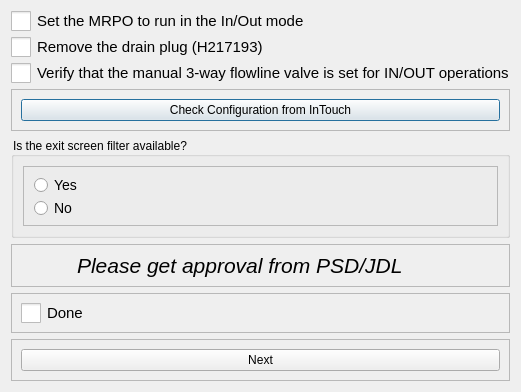
<?xml version="1.0" encoding="UTF-8"?>
<ui version="4.0">
 <class>Dialog</class>
 <widget class="QDialog" name="Dialog">
  <property name="geometry">
   <rect>
    <x>0</x>
    <y>0</y>
    <width>517</width>
    <height>391</height>
   </rect>
  </property>
  <property name="windowTitle">
   <string>Dialog</string>
  </property>
  <layout class="QVBoxLayout" name="verticalLayout">
   <item>
    <widget class="QCheckBox" name="checkBox_1">
     <property name="enabled">
      <bool>true</bool>
     </property>
     <property name="styleSheet">
      <string notr="true">QCheckBox {
    font-size: 15px; /* Larger text */
}
QCheckBox::indicator {
    width: 20px; /* Larger checkbox square */
    height: 20px; /* Larger checkbox square */
}</string>
     </property>
     <property name="text">
      <string>Set the MRPO to run in the In/Out mode</string>
     </property>
    </widget>
   </item>
   <item>
    <widget class="QCheckBox" name="checkBox_2">
     <property name="enabled">
      <bool>true</bool>
     </property>
     <property name="styleSheet">
      <string notr="true">QCheckBox {
    font-size: 15px; /* Larger text */
}
QCheckBox::indicator {
    width: 20px; /* Larger checkbox square */
    height: 20px; /* Larger checkbox square */
}</string>
     </property>
     <property name="text">
      <string>Remove the drain plug (H217193)</string>
     </property>
    </widget>
   </item>
   <item>
    <widget class="QCheckBox" name="checkBox_3">
     <property name="enabled">
      <bool>true</bool>
     </property>
     <property name="styleSheet">
      <string notr="true">QCheckBox {
    font-size: 15px; /* Larger text */
}
QCheckBox::indicator {
    width: 20px; /* Larger checkbox square */
    height: 20px; /* Larger checkbox square */
}</string>
     </property>
     <property name="text">
      <string>Verify that the manual 3-way flowline valve is set for IN/OUT operations</string>
     </property>
    </widget>
   </item>
   <item>
    <widget class="QFrame" name="frame_5">
     <property name="frameShape">
      <enum>QFrame::Shape::StyledPanel</enum>
     </property>
     <property name="frameShadow">
      <enum>QFrame::Shadow::Raised</enum>
     </property>
     <layout class="QVBoxLayout" name="verticalLayout_3">
      <item>
       <widget class="QPushButton" name="pushButton">
        <property name="text">
         <string>Check Configuration from InTouch</string>
        </property>
       </widget>
      </item>
     </layout>
    </widget>
   </item>
   <item>
    <widget class="QGroupBox" name="groupBox_1">
     <property name="styleSheet">
      <string notr="true">QGroupBox::title {
    font-size: 16px;
}
</string>
     </property>
     <property name="title">
      <string>Is the exit screen filter available?</string>
     </property>
     <property name="checkable">
      <bool>false</bool>
     </property>
     <property name="checked">
      <bool>false</bool>
     </property>
     <layout class="QVBoxLayout" name="verticalLayout_11">
      <item>
       <widget class="QFrame" name="Radio_Frame_1">
        <property name="frameShape">
         <enum>QFrame::Shape::StyledPanel</enum>
        </property>
        <property name="frameShadow">
         <enum>QFrame::Shadow::Raised</enum>
        </property>
        <layout class="QVBoxLayout" name="verticalLayout_12">
         <item>
          <widget class="QRadioButton" name="radioButton_1">
           <property name="styleSheet">
            <string notr="true">QRadioButton{
    font-size: 14px; /* Larger text */
}
QRadioButton::indicator {
    width: 15px; /* Larger checkbox square */
    height: 15px; /* Larger checkbox square */
}</string>
           </property>
           <property name="text">
            <string>Yes</string>
           </property>
          </widget>
         </item>
         <item>
          <widget class="QRadioButton" name="radioButton_2">
           <property name="styleSheet">
            <string notr="true">QRadioButton{
    font-size: 14px; /* Larger text */
}
QRadioButton::indicator {
    width: 15px; /* Larger checkbox square */
    height: 15px; /* Larger checkbox square */
}</string>
           </property>
           <property name="text">
            <string>No</string>
           </property>
          </widget>
         </item>
        </layout>
       </widget>
      </item>
     </layout>
    </widget>
   </item>
   <item>
    <widget class="QFrame" name="frame_12">
     <property name="frameShape">
      <enum>QFrame::Shape::StyledPanel</enum>
     </property>
     <property name="frameShadow">
      <enum>QFrame::Shadow::Raised</enum>
     </property>
     <layout class="QHBoxLayout" name="horizontalLayout_7">
      <property name="spacing">
       <number>15</number>
      </property>
      <property name="topMargin">
       <number>0</number>
      </property>
      <property name="bottomMargin">
       <number>0</number>
      </property>
      <item>
       <widget class="QLabel" name="label_12">
        <property name="minimumSize">
         <size>
          <width>41</width>
          <height>41</height>
         </size>
        </property>
        <property name="maximumSize">
         <size>
          <width>41</width>
          <height>41</height>
         </size>
        </property>
        <property name="text">
         <string/>
        </property>
        <property name="pixmap">
         <pixmap resource="../../Images.qrc">:/Icons/Icons/risk-icon.png</pixmap>
        </property>
        <property name="scaledContents">
         <bool>true</bool>
        </property>
       </widget>
      </item>
      <item>
       <widget class="QLabel" name="label_13">
        <property name="text">
         <string>&lt;html&gt;&lt;head/&gt;&lt;body&gt;&lt;p&gt;&lt;span style=&quot; font-size:16pt; font-style:italic;&quot;&gt;Please get approval from PSD/JDL&lt;/span&gt;&lt;/p&gt;&lt;/body&gt;&lt;/html&gt;</string>
        </property>
       </widget>
      </item>
     </layout>
    </widget>
   </item>
   <item>
    <widget class="QFrame" name="frame">
     <property name="frameShape">
      <enum>QFrame::Shape::StyledPanel</enum>
     </property>
     <property name="frameShadow">
      <enum>QFrame::Shadow::Raised</enum>
     </property>
     <layout class="QVBoxLayout" name="verticalLayout_2">
      <item>
       <widget class="QCheckBox" name="checkBox_4">
        <property name="enabled">
         <bool>true</bool>
        </property>
        <property name="styleSheet">
         <string notr="true">QCheckBox {
    font-size: 15px; /* Larger text */
}
QCheckBox::indicator {
    width: 20px; /* Larger checkbox square */
    height: 20px; /* Larger checkbox square */
}</string>
        </property>
        <property name="text">
         <string>Done</string>
        </property>
       </widget>
      </item>
     </layout>
    </widget>
   </item>
   <item>
    <widget class="QFrame" name="frame_6">
     <property name="frameShape">
      <enum>QFrame::Shape::StyledPanel</enum>
     </property>
     <property name="frameShadow">
      <enum>QFrame::Shadow::Raised</enum>
     </property>
     <layout class="QVBoxLayout" name="verticalLayout_4">
      <item>
       <widget class="QPushButton" name="pushButton_2">
        <property name="text">
         <string>Next</string>
        </property>
       </widget>
      </item>
     </layout>
    </widget>
   </item>
  </layout>
 </widget>
 <resources>
  <include location="../../Images.qrc"/>
  <include location="Images.qrc"/>
 </resources>
 <connections/>
</ui>
